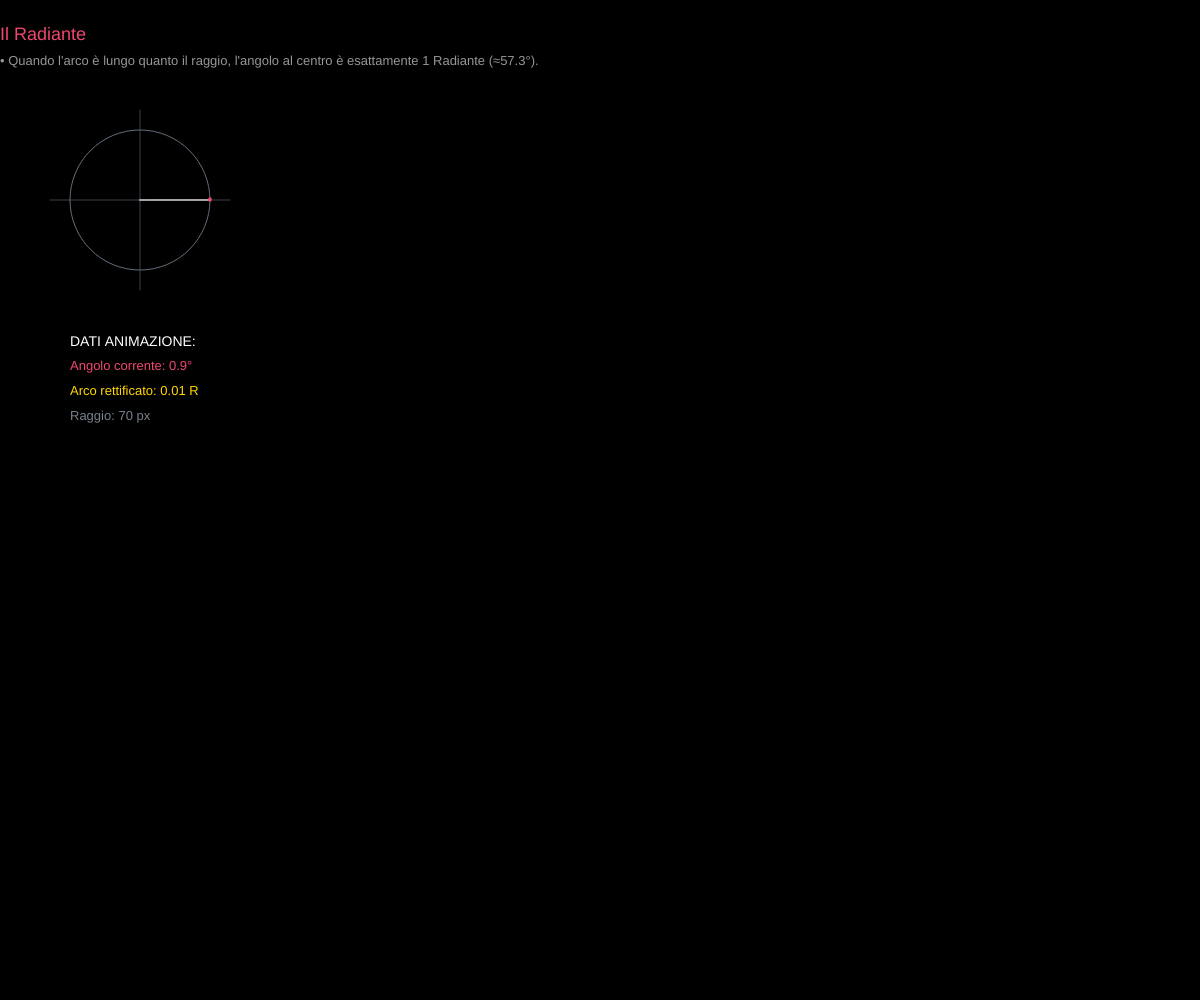
Frame 1 (no input)
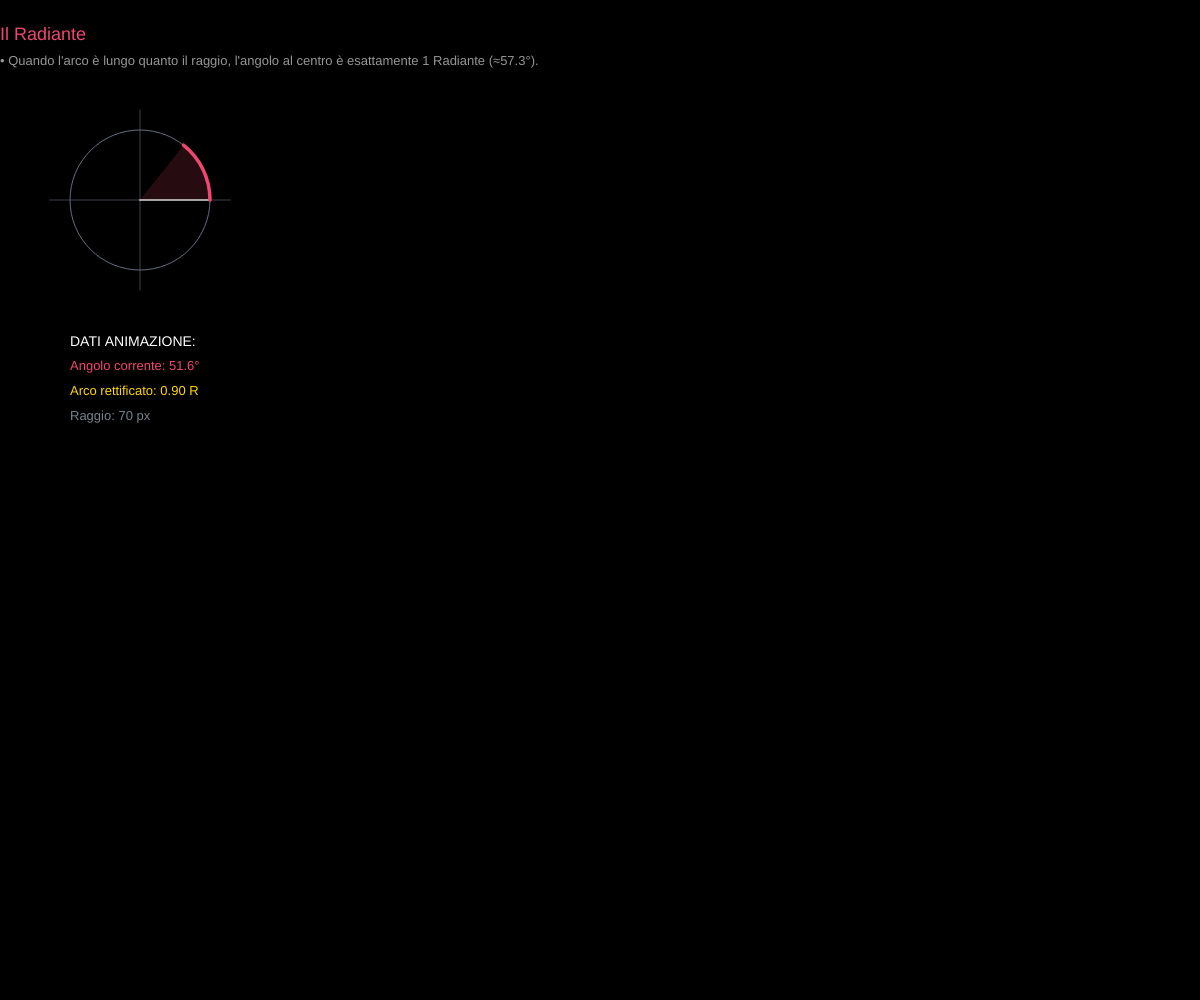
Frame 60 (no input)
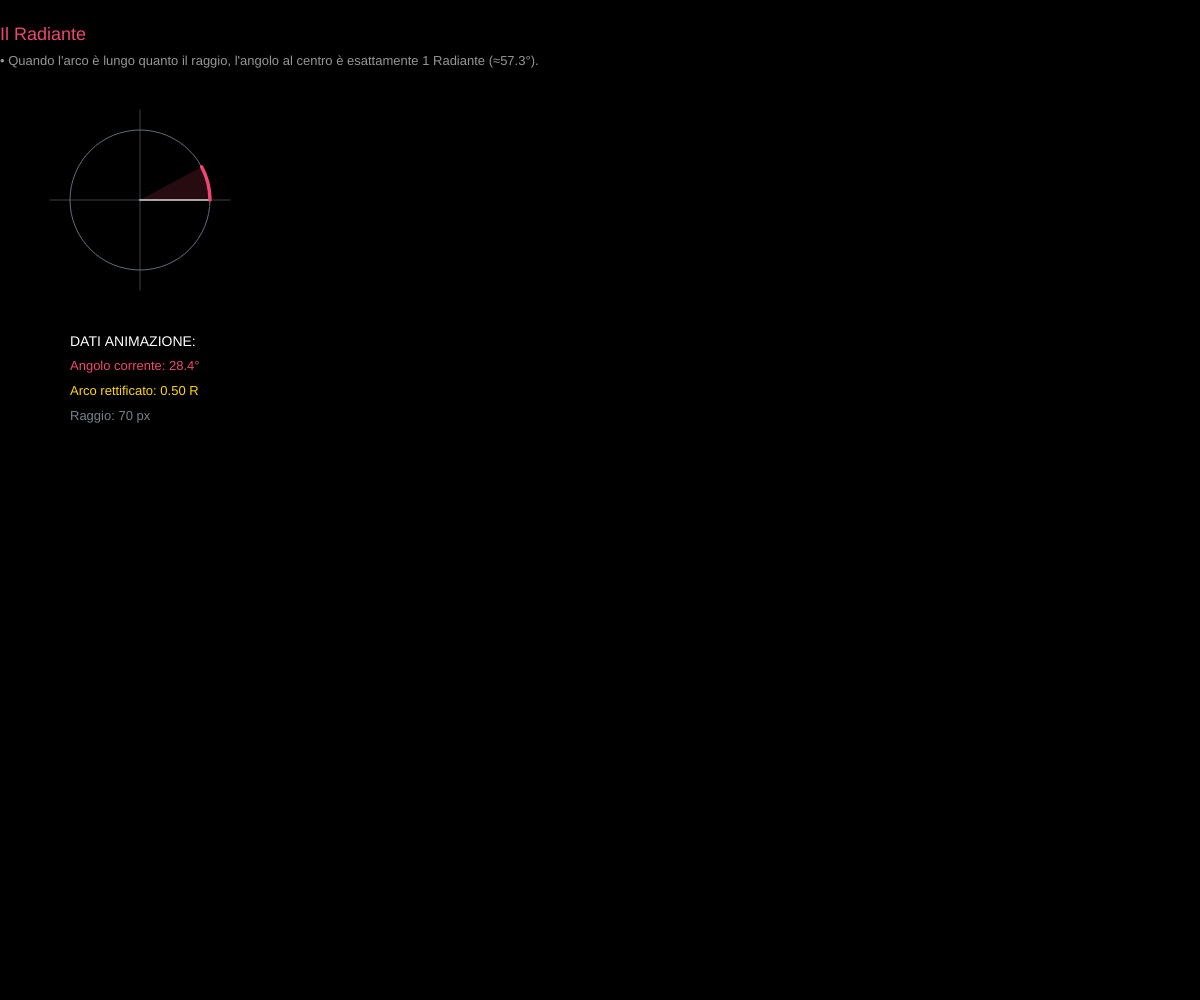
Frame 120 (the mouse pressed at the canvas centre since frame 60)

The p5.js sketch that drew these frames (run headless with seeded random() and noise() and a simulated clock; from frame 60 on, the mouse is pressed at the canvas centre):

// p5.js sketch
// ── sketch.js
let raggio = 70; 
let cx = 140; 
let cy = 200;        // Spostato più in alto (da 280 a 200)
let graficoXStart = 280; 

let progresso = 0;   // Variabile di controllo per l'animazione del radiante

function setup() {
  // Tela responsive basata sulla finestra del browser
  createCanvas(windowWidth, windowHeight);
}

function windowResized() {
  // Adatta la tela alle nuove dimensioni della finestra
  resizeCanvas(windowWidth, windowHeight);
}

function draw() {
  background(0); // Sfondo nero per uniformare lo stile visivo

  // --- 1. ISTRUZIONI E TESTI ---
  fill(239, 71, 111); // Colore rosso/rosa del radiante per il titolo
  noStroke();
  textFont('Helvetica');
  textAlign(LEFT, BASELINE); 
  
  textSize(18);
  text("Il Radiante", 0, 40); 
  
  textSize(13);
  fill(150);
  text("• Quando l'arco è lungo quanto il raggio, l'angolo al centro è esattamente 1 Radiante (≈57.3°).", 0, 65); 

  // --- 2. ASSI E CIRCONFERENZA DI BASE ---
  stroke(60, 65, 75);
  strokeWeight(1);
  line(cx - raggio - 20, cy, cx + raggio + 20, cy);
  line(cx, cy - raggio - 20, cx, cy + raggio + 20);

  // Circonferenza unitaria di base
  stroke(100, 110, 125);
  noFill();
  strokeWeight(1);
  ellipse(cx, cy, raggio * 2);

  // --- 3. LOGICA ANIMAZIONE VELOCE E CONTINUA ---
  progresso += 0.015; // Velocità dell'animazione
  if (progresso > 1.3) progresso = 0; // Reset rapido dopo una breve pausa

  let angoloMax = 57.3; // 1 Radiante in gradi
  let angoloCorrente = min(progresso, 1) * angoloMax;

  // Spicchio d'angolo che si colora sotto l'arco
  noStroke(); 
  fill(239, 71, 111, 40); 
  arc(cx, cy, raggio * 2, raggio * 2, -radians(angoloCorrente), 0, PIE);

  // Raggi fissi di riferimento (Base e Chiusura)
  stroke(255, 150); 
  strokeWeight(2);
  line(cx, cy, cx + raggio, cy); // Raggio Base

  if (progresso >= 1) {
    // Raggio di chiusura a 1 Radiante
    let radMax = radians(angoloMax);
    line(cx, cy, cx + raggio * cos(radMax), cy - raggio * sin(radMax));
    
    // Testo "1 rad" posizionato dinamicamente vicino al raggio finale
    fill(239, 71, 111); 
    noStroke(); 
    textSize(14); 
    textAlign(CENTER, CENTER);
    text("1 rad", cx + cos(radMax) * (raggio + 25), cy - sin(radMax) * (raggio + 25));
  }

  // --- 4. IL FILO ROSSO (ARCO COSTRUITO DINAMICAMENTE) ---
  stroke(239, 71, 111); 
  strokeWeight(3.5); 
  noFill();
  
  if (progresso <= 1) {
    arc(cx, cy, raggio * 2, raggio * 2, -radians(angoloCorrente), 0);
  } else {
    arc(cx, cy, raggio * 2, raggio * 2, -radians(angoloMax), 0);
  }

  // --- 5. TABELLA VALORI IN VERTICALE ---
  let datiXStart = cx - raggio;         
  let datiYStart = cy + raggio + 65;    // Segue dinamicamente la nuova altezza del cerchio
  
  textAlign(LEFT, TOP);                    
  noStroke();
  
  // Titolo della sezione dati
  fill(255);
  textSize(14);
  text("DATI ANIMAZIONE:", datiXStart, datiYStart); 
  
  // Voci incolonnate una sotto l'altra con interlinea di 25px
  textSize(13);
  
  // Riga 1: Angolo
  fill(239, 71, 111);
  text(`Angolo corrente: ${angoloCorrente.toFixed(1)}°`, datiXStart, datiYStart + 25);
  
  // Riga 2: Arco
  fill(255, 215, 0);
  text(`Arco rettificato: ${progresso <= 1 ? (progresso).toFixed(2) : "1.00"} R`, datiXStart, datiYStart + 50);
  
  // Riga 3: Ampiezza Raggio
  fill(120, 130, 140);
  text(`Raggio: ${(raggio).toFixed(0)} px`, datiXStart, datiYStart + 75);
}
